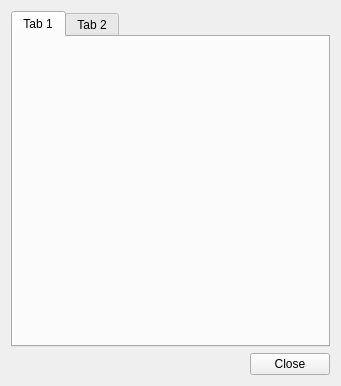
<?xml version="1.0" encoding="UTF-8"?>
<ui version="4.0">
 <class>Form</class>
 <widget class="QWidget" name="Form">
  <property name="geometry">
   <rect>
    <x>0</x>
    <y>0</y>
    <width>341</width>
    <height>386</height>
   </rect>
  </property>
  <property name="windowTitle">
   <string>Form</string>
  </property>
  <layout class="QGridLayout" name="gridLayout">
   <item row="1" column="1">
    <widget class="QPushButton" name="pushButton">
     <property name="text">
      <string>Close</string>
     </property>
    </widget>
   </item>
   <item row="1" column="0">
    <spacer name="horizontalSpacer">
     <property name="orientation">
      <enum>Qt::Horizontal</enum>
     </property>
     <property name="sizeHint" stdset="0">
      <size>
       <width>40</width>
       <height>20</height>
      </size>
     </property>
    </spacer>
   </item>
   <item row="0" column="0" colspan="2">
    <widget class="QTabWidget" name="tabWidget">
     <property name="currentIndex">
      <number>0</number>
     </property>
     <widget class="QWidget" name="tab">
      <attribute name="title">
       <string>Tab 1</string>
      </attribute>
      <layout class="QGridLayout" name="gridLayout_2"/>
     </widget>
     <widget class="QWidget" name="tab_2">
      <attribute name="title">
       <string>Tab 2</string>
      </attribute>
      <layout class="QGridLayout" name="gridLayout_3"/>
     </widget>
    </widget>
   </item>
  </layout>
 </widget>
 <resources/>
 <connections/>
</ui>
